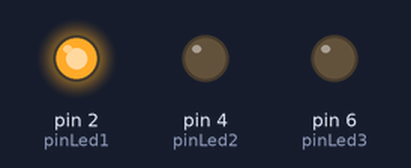
The sketch below on a simulated Arduino Uno, built with avr-gcc and run on an emulated ATmega328P. On the bench: output pins drawn as LEDs (lit = HIGH).

Above: at 0.2 s.
At 1.2 s:
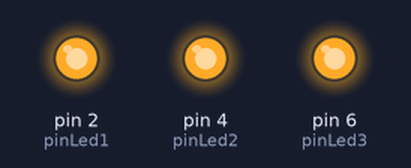
At 2.7 s:
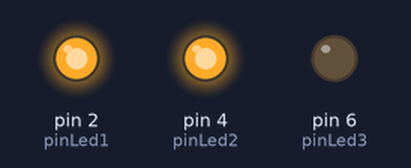
At 3.7 s:
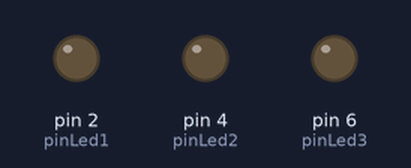
Timing chart, 0 to 4.6 s (numbered marks = the images above):
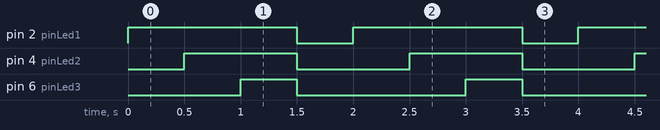

Measured:
- by itself, pin 2 (pinLed1): alternates HIGH for 1.5 s and LOW for 0.50 s
- by itself, pin 4 (pinLed2): alternates HIGH for 1.0 s and LOW for 1.0 s
- by itself, pin 6 (pinLed3): alternates HIGH for 0.50 s and LOW for 1.5 s

The sketch:

sketch_6-1_3led.ino
```cpp
int pinLed1, pinLed2, pinLed3;
void setup(){
  //initialisation des variables
  pinLed1 = 2;
  pinLed2 = 4;
  pinLed3 = 6;
  //initialisation des modes
  pinMode(pinLed1, OUTPUT);
  pinMode(pinLed2, OUTPUT);
  pinMode(pinLed3, OUTPUT);
  //mise à 0V de chaque pin
  digitalWrite(pinLed1, LOW);
  digitalWrite(pinLed2, LOW);
  digitalWrite(pinLed3, LOW);
}
void loop(){
  //test allumage-repérage des lEDs
  digitalWrite(pinLed1, HIGH);
  delay(500);
  digitalWrite(pinLed2, HIGH);
  delay(500);
  digitalWrite(pinLed3, HIGH);
  delay(500);
  //on éteint tout
  digitalWrite(pinLed1, LOW);
  digitalWrite(pinLed2, LOW);
  digitalWrite(pinLed3, LOW);
  delay(500);
}
```
